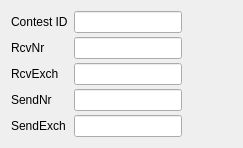
     <widget class="QWidget" name="tabContest">
      <attribute name="title">
       <string>&amp;Contest</string>
      </attribute>
      <layout class="QVBoxLayout" name="verticalLayout_6">
       <item>
        <layout class="QHBoxLayout" name="horizontalLayout_4">
         <item>
          <layout class="QFormLayout" name="formLayout_9">
           <property name="verticalSpacing">
            <number>4</number>
           </property>
           <property name="rightMargin">
            <number>10</number>
           </property>
           <item row="0" column="0">
            <widget class="QLabel" name="contestIDLabel">
             <property name="text">
              <string>Contest ID</string>
             </property>
            </widget>
           </item>
           <item row="0" column="1">
            <widget class="NewContactEditLine" name="contestIDEdit"/>
           </item>
           <item row="1" column="0">
            <widget class="QLabel" name="srxLabel">
             <property name="text">
              <string>RcvNr</string>
             </property>
            </widget>
           </item>
           <item row="1" column="1">
            <widget class="NewContactEditLine" name="srxEdit">
             <property name="enabled">
              <bool>true</bool>
             </property>
            </widget>
           </item>
           <item row="2" column="0">
            <widget class="QLabel" name="srxStringLabel">
             <property name="text">
              <string>RcvExch</string>
             </property>
            </widget>
           </item>
           <item row="2" column="1">
            <widget class="NewContactEditLine" name="srxStringEdit">
             <property name="enabled">
              <bool>true</bool>
             </property>
            </widget>
           </item>
           <item row="3" column="0">
            <widget class="QLabel" name="stxLabel">
             <property name="text">
              <string>SendNr</string>
             </property>
            </widget>
           </item>
           <item row="3" column="1">
            <widget class="NewContactEditLine" name="stxEdit">
             <property name="enabled">
              <bool>true</bool>
             </property>
            </widget>
           </item>
           <item row="4" column="0">
            <widget class="QLabel" name="stxStringLabel">
             <property name="text">
              <string>SendExch</string>
             </property>
            </widget>
           </item>
           <item row="4" column="1">
            <widget class="NewContactEditLine" name="stxStringEdit">
             <property name="enabled">
              <bool>true</bool>
             </property>
            </widget>
           </item>
          </layout>
         </item>
         <item>
          <spacer name="horizontalSpacer_3">
           <property name="orientation">
            <enum>Qt::Horizontal</enum>
           </property>
           <property name="sizeType">
            <enum>QSizePolicy::Expanding</enum>
           </property>
           <property name="sizeHint" stdset="0">
            <size>
             <width>40</width>
             <height>20</height>
            </size>
           </property>
          </spacer>
         </item>
        </layout>
       </item>
      </layout>
     </widget>
